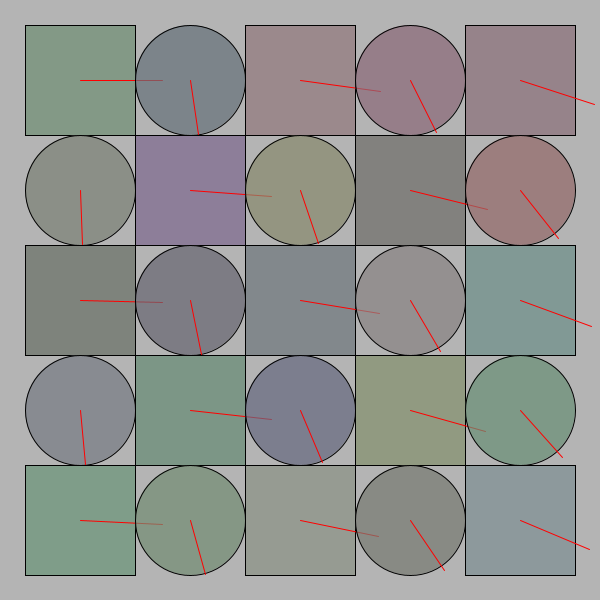
Frame 1 (no input)
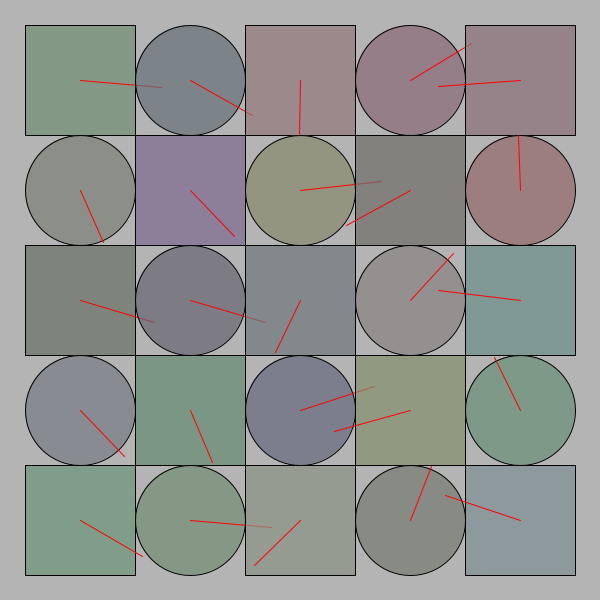
Frame 60 (the mouse pressed at the canvas centre just before this capture)
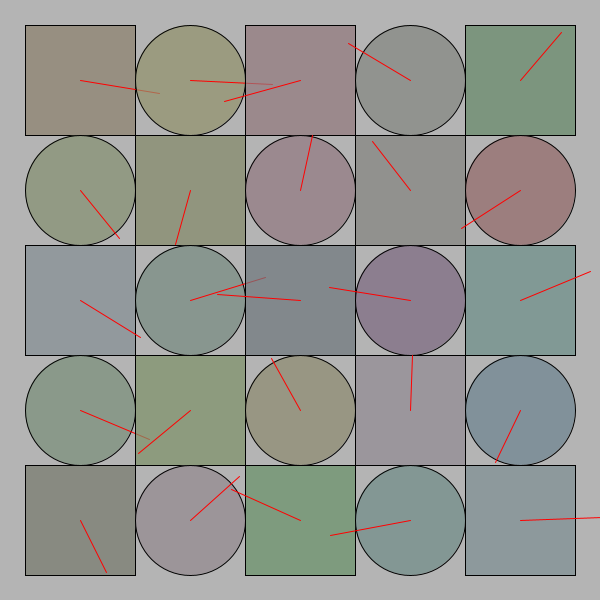
Frame 120 (the mouse held since frame 60 and released just before this capture)

The Processing sketch that drew these frames (run headless with seeded random() and noise(); from frame 60 on, the mouse is pressed at the canvas centre):

// Processing sketch: processing_151675
// ── processing_151675.pde

/*
 * Creative Coding
 * Week 2, 04 - The Clocks
 * by Julio Montabes from an original by Indae Hwang and Jon McCormack
 * Copyright (c) 2014 Julio Montabes
 *
 * This program draws a grid of circular "clocks", whose hands move according to the elasped time.
 * The higher the clock number the faster it moves, the first clock takes 1 min to go all the way around.
 * The function "movingFigure" is used to draw each clock. It is passed the position, size and number of clock
 * as arguments.
 *
 * Every second one figure changes its color randomly. The figure selected depends on the one that is right being processed when
 * the program completes every thousand miliseconds of execution. So it is mainly a random value.
 * If the mouse is pressed then the function 'changeFigure' is triggered and color changing speeds up. 
 * 
 */

color cColor=color(random(100, 150), random(100, 150), random(100, 150));
float[] fSQx = new float[26];
float[] fSQy = new float[26];
color[] fSQColor = new color[26];

int iNum = 5;
int iMargin = 80;

float fGutter = 0; //distance between each cell
float fCellSize = 0;

int iCircleNumber = 0; // counter



void setup() {
  size(600, 600);
  background(180);
  rectMode(CENTER);
  noStroke();

  fCellSize = ( width - (2 * iMargin) - fGutter * (iNum - 1) ) / (iNum - 1);
  fillCollection();
}


void draw() {
  background(180);
  noStroke();

  for (int i=1; i<=iNum*iNum; i++) {
    movingFigure(fSQx[i], fSQy[i], fCellSize, i);
  }

  if (mousePressed) {
    changeFigure((int)random(1, iNum*iNum));
  }
}



void fillCollection() {
  background(180);
  noStroke();

  for (int i=0; i<iNum; i++) {
    for (int j=0; j<iNum; j++) {
      ++iCircleNumber;
      fSQx[iCircleNumber]=iMargin + fCellSize * i + fGutter * i;
      fSQy[iCircleNumber]=iMargin + fCellSize * j + fGutter * j;
      fSQColor[iCircleNumber]=color(random(100, 150), random(100, 150), random(100, 150));
      //println("iCircleNumber="+iCircleNumber, "fSQx="+fSQx[iCircleNumber], "fSQy="+fSQy[iCircleNumber], "fSQColor="+fSQColor[iCircleNumber]);
    }
  }
} 


void changeFigure(int item) {
  //println(item, fSQColor[item]);
  fSQColor[item]=color(random(100, 150), random(100, 150), random(100, 150));
  fill(fSQColor[item], 180);
}


void movingFigure(float x, float y, float radius, int item) {

  // calculate endpoint of the line
  float angle=item * TWO_PI * millis() / 60000.0;
  float tempX=0;
  float tempY=0;

  if (millis()%1000==0) {
    changeFigure(item);
  }

  stroke(0);
  strokeWeight(1);
  fill(fSQColor[item], 180);

  switch (item%2) {
  case 0:
    ellipse(x, y, radius, radius); // circle
    tempX = x + (radius*1.5 / 2) * sin(angle);
    tempY = y + (radius / 2) * cos(angle);
    break;
  case 1:
    rect(x, y, radius, radius); // rectangle
    tempX = x + (radius*1.5 / 2) * cos(angle);
    tempY = y + (radius / 2) * sin(angle);
    break;
  default:
    println("Somnething is wrong with your program Julio. CircleNumber%2 didn't have neither 0 nor 1 as a result");
    break;
  }

  stroke(255, 0, 0);
  line(x, y, tempX, tempY); // red line
}
